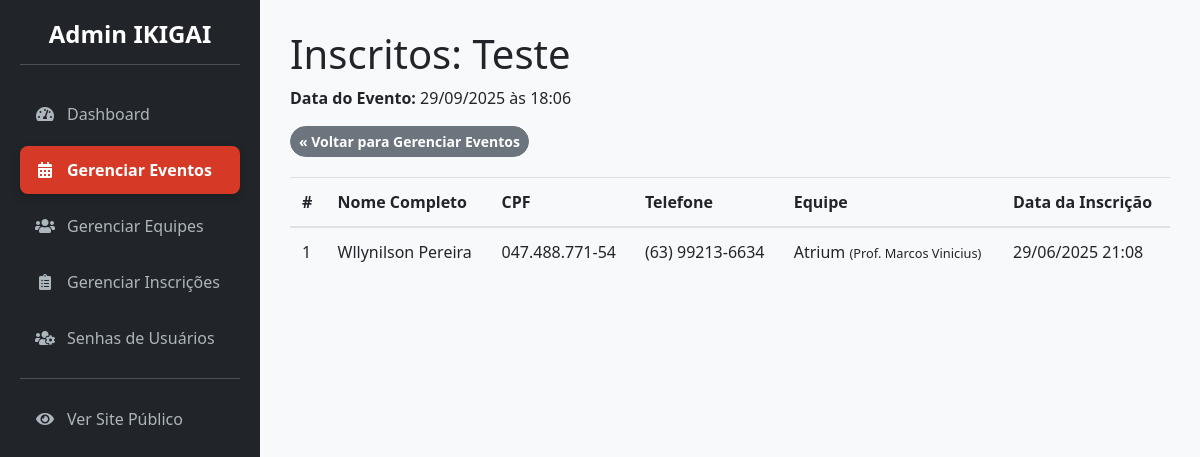
/admin/eventos/1/inscricoes (signed in), run on the app's committed database.
### app/models.py (models this page shows, shortened)
class Evento(db.Model):
    __tablename__ = 'eventos'
    id = db.Column(db.Integer, primary_key=True)
    nome_evento = db.Column(db.String(200), nullable=False)
    data_hora_evento = db.Column(db.DateTime, nullable=False)
    palestrante = db.Column(db.String(100))
    imagem_palestrante = db.Column(db.String(300))
    descricao = db.Column(db.Text)
    local_evento = db.Column(db.String(200))
    preco = db.Column(db.Float, default=0.0)
    numero_vagas = db.Column(db.Integer, nullable=False)
    pix_copia_e_cola = db.Column(db.Text)
    categorias = db.relationship('Categoria', backref='evento', lazy='dynamic', cascade="all, delete-orphan")

class Inscricao(db.Model):
    __tablename__ = 'inscricoes'
    id = db.Column(db.Integer, primary_key=True)
    data_inscricao = db.Column(db.DateTime, default=datetime.utcnow)
    status = db.Column(db.String(20), nullable=False, default='Pendente')
    participante_id = db.Column(db.Integer, db.ForeignKey('participantes.id'), nullable=False)
    categoria_id = db.Column(db.Integer, db.ForeignKey('categorias.id'), nullable=False)
    registrado_por_user_id = db.Column(db.Integer, db.ForeignKey('users.id'), nullable=False)
    pagamento = db.relationship('Pagamento', backref='inscricao', uselist=False, cascade="all, delete-orphan")
    __table_args__ = (db.UniqueConstraint('participante_id', 'categoria_id', name='uq_participante_categoria'),)

class Participante(db.Model):
    __tablename__ = 'participantes'
    id = db.Column(db.Integer, primary_key=True)
    nome_completo = db.Column(db.String(150), nullable=False)
    data_nascimento = db.Column(db.Date, nullable=True)
    cpf = db.Column(db.String(14), unique=True, nullable=False)
    telefone = db.Column(db.String(20))
    graduacao = db.Column(db.String(50))
    peso = db.Column(db.Float)
    user_id = db.Column(db.Integer, db.ForeignKey('users.id'), nullable=True, unique=True)
    equipe_id = db.Column(db.Integer, db.ForeignKey('equipes.id'), nullable=False)
    inscricoes = db.relationship('Inscricao', backref='participante', lazy='dynamic')

class Equipe(db.Model):
    __tablename__ = 'equipes'
    id = db.Column(db.Integer, primary_key=True)
    nome_equipe = db.Column(db.String(100), nullable=False, unique=True)
    professor_responsavel = db.Column(db.String(100))
    membros = db.relationship('User', secondary=membros_equipe, backref=db.backref('equipes', lazy='dynamic'),
                              lazy='dynamic')
    participantes = db.relationship('Participante', backref='equipe', lazy='dynamic')

### app/admin/routes.py (the view)
@bp.route('/eventos/<int:evento_id>/inscricoes')
@admin_required
def listar_inscricoes_evento(evento_id):
    evento = Evento.query.get_or_404(evento_id)
    inscricoes = Inscricao.query.join(Categoria).filter(
        Categoria.evento_id == evento.id
    ).options(
        joinedload(Inscricao.participante).joinedload(Participante.equipe),
        joinedload(Inscricao.categoria)
    ).order_by(Inscricao.data_inscricao).all()
    return render_template('admin/admin_listar_inscricoes_evento.html',
                           evento=evento,
                           inscricoes=inscricoes)

### app/__init__.py (called while the page is built)
@login_manager.user_loader
def load_user(user_id):
    return models.User.query.get(int(user_id))

### app/admin/routes.py (called while the page is built)
@bp.before_request
def before_request_handler():
    if current_app.config.get('DEBUG') and not current_user.is_authenticated:
        user = User.query.first()
        if user:
            login_user(user)

### app/templates/admin/admin_listar_inscricoes_evento.html (shortened to what this page needs)
{% extends 'admin/admin_base.html' %}
{% block page_title %}Inscritos: {{ evento.nome_evento }}{% endblock %}
{% block content %}
<p><strong>Data do Evento:</strong> {{ evento.data_hora_evento.strftime('%d/%m/%Y às %H:%M') }}</p>
<a href="{{ url_for('admin.gerenciar_eventos') }}" class="btn btn-secondary btn-sm" style="margin-bottom:20px;">&laquo; Voltar para Gerenciar Eventos</a>
{% if inscricoes %}
    <table class="table">
        <thead>
            <tr>
                <th>#</th>
                <th>Nome Completo</th>
                <th>CPF</th>
                <th>Telefone</th>
                <th>Equipe</th>
                <th>Data da Inscrição</th>
            </tr>
        </thead>
        <tbody>
            {% for inscricao in inscricoes %}
            <tr>
                <td>{{ loop.index }}</td>
                <td>{{ inscricao.participante.nome_completo }}</td>
                <td>{{ inscricao.participante.cpf }}</td>
                <td>{{ inscricao.participante.telefone }}</td>
                <td>
                    {% if inscricao.participante.equipe.nome_equipe %}
                        {{ inscricao.participante.equipe.nome_equipe }}
                        <small>(Prof. {{ inscricao.participante.equipe.professor_responsavel }})</small>
                    {% else %}
                        Equipe não informada
                    {% endif %}
                </td>
                <td>{{ inscricao.data_inscricao.strftime('%d/%m/%Y %H:%M') }}</td>
            </tr>
            {% endfor %}
        </tbody>
    </table>
{% else %}
    <p>Nenhum participante inscrito neste evento ainda.</p>
{% endif %}
{% endblock %}

### app/static/css/admin_styles.css (style rules this page uses)
:root { --primary-red: rgb(214, 58, 38); --dark-red: rgb(180, 45, 28); --admin-bg: #f8f9fa; --sidebar-bg: #212529; --sidebar-link-color: #adb5bd; --sidebar-link-hover-color: #fff; --shadow: 0 4px 20px rgba(0, 0, 0, 0.08); --border-radius: 12px; --font-family: 'Segoe UI', Tahoma, Geneva, Verdana, sans-serif; }
body { background-color: var(--admin-bg); font-family: var(--font-family); }
.btn { border-radius: 25px; font-weight: 600; }

### data on the page
Evento: nome_evento "Teste", data_hora_evento "29/09/2025 às 18:06"
Inscricao: participante.nome_completo "Wllynilson Pereira", participante.cpf "047.488.771-54", participante.telefone "(63) 99213-6634", participante.equipe.nome_equipe "Atrium", participante.equipe.professor_responsavel "Marcos Vinicius", data_inscricao "29/06/2025 21:08"
